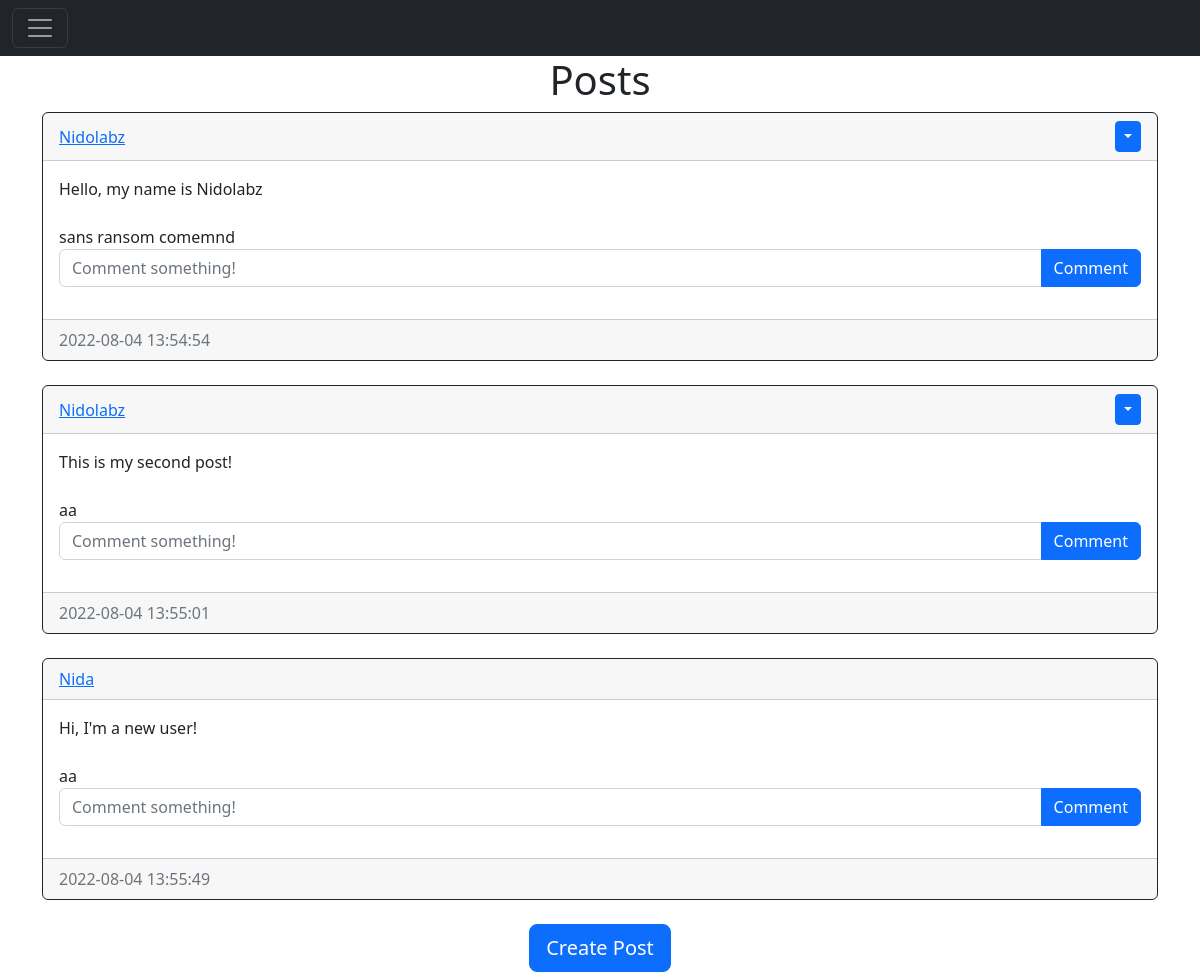
Screenshot of / (signed in) with the database file from the repository.
### website/models.py (models this page shows)
class Post(db.Model): # Post model
    id = db.Column(db.Integer, primary_key=True) # ID of the post
    text = db.Column(db.Text, nullable=False) # Text of the post, cannot be null
    date_created = db.Column(db.DateTime(timezone=True), default=func.now()) # Date post was made
    author = db.Column(db.Integer, db.ForeignKey('user.id', ondelete="Cascade"), nullable=False) # User who made post, is foreign key
    comments = db.relationship('Comment', backref='post', passive_deletes=True)

class User(db.Model, UserMixin):
    id = db.Column(db.Integer, primary_key=True)
    email = db.Column(db.String(150), unique=True)
    username = db.Column(db.String(150), unique=True)
    password = db.Column(db.String(150))
    date_created = db.Column(db.DateTime(timezone=True), default=func.now())
    posts = db.relationship('Post', backref='user', passive_deletes=True) # Stores posts made by this user, which can be backreferenced through post.user
    comments = db.relationship('Comment', backref='user', passive_deletes=True)

class Comment(db.Model):
    id = db.Column(db.Integer, primary_key=True) # ID of the Comment
    text = db.Column(db.String(200), nullable=False) # Text of the Comment, cannot be null, 200 chars
    date_created = db.Column(db.DateTime(timezone=True), default=func.now()) # Date comment was made
    author = db.Column(db.Integer, db.ForeignKey('user.id', ondelete="Cascade"), nullable=False) # User who made comment
    post_id = db.Column(db.Integer, db.ForeignKey('post.id', ondelete="Cascade"), nullable=False) # Post comment is on

### website/views.py (the view)
@views.route("/home")
@views.route("/")
@login_required
def home():
    posts = Post.query.all() # Gets all posts
    return render_template("home.html", user=current_user, posts=posts)

### website/__init__.py (called while the page is built)
def create_app():
    app = Flask(__name__)
    app.config['SECRET_KEY'] = "helloworld"
    app.config['SQLALCHEMY_DATABASE_URI'] = f'sqlite:///{DB_NAME}'
    db.init_app(app)
    from .views import views
    from .auth import auth
    app.register_blueprint(views, url_prefix="/")
    app.register_blueprint(auth, url_prefix="/")
    from .models import User, Post, Comment
    create_database(app)
    login_manager = LoginManager()
    login_manager.login_view = "auth.login"
    login_manager.init_app(app)
    @login_manager.user_loader
    def load_user(id):
        return User.query.get(int(id))
    @app.route("/")
    def home():
        return "<h1>Hello<h1>"
    @app.route("/profile")
    def profile():
        return "<h1>Profile<h1>"
    return app

### website/templates/home.html
{%extends "post_div.html"%}

### website/templates/post_div.html (shortened to what this page needs)
{% extends "base.html" %}
{% block content %}
    <h1 align="center">
        {% block header %}
        Posts
        {% endblock %}
    </h1>
    <div id="posts">
        {% for post in posts %}
            <div class="card border-dark">
                <div class="card-header d-flex justify-content-between align-items-center">
                    <a href="/posts/{{post.user.username}}">
                        {{post.user.username}}
                    </a>
                    {% if user.id == post.author %}
                    <div class="btn-group">
                        <button type="button" class="btn btn-sm btn-primary dropdown-toggle" data-bs-toggle="dropdown"></button>
                    </div>
                    {% endif %}
                </div>
                <div class="card-body">
                    <div class="card-text">
                        {{post.text}}
                    </div>
                    <br />
                    {% for comment in post.comments %}
                        {{comment.text}}
                    {% endfor %}
                    <br />
                    <form class="input-group mb-3" method='POST' action="/create-comment/{{post.id}}">
                        <input type="text" id="text" name="text" class="form-control" placeholder="Comment something!" />
                        <button type="submit" class="btn btn-primary">
                            Comment
                        </button>
                    </form>
                </div>
                <div class="card-footer text-muted">
                    {{post.date_created}}
                </div>
            </div>
            <br />
        {% endfor %}
    </div>
    {% block footer %}
        <div align="center">
            <a href="/create-post">
                <button type="button" class="btn btn-primary btn-lg"> Create Post </button>
            </a>
        </div>
    {% endblock %}
{% endblock %}

### rows the page displays
Post: user.username "Nidolabz", text "Hello, my name is Nidolabz", date_created "2022-08-04 13:54:54"
Comment: text "sans"
Comment: text "ransom comemnd"
Post: user.username "Nidolabz", text "This is my second post!", date_created "2022-08-04 13:55:01"
Comment: text "aa"
Post: user.username "Nida", text "Hi, I'm a new user!", date_created "2022-08-04 13:55:49"
Comment: text "aa"
